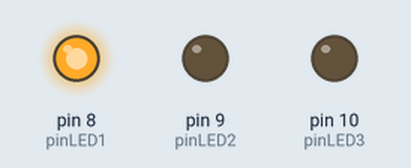
Simulated run of this sketch. Board: Arduino Uno, built with avr-gcc and run on an emulated ATmega328P. Parts: output pins drawn as LEDs (lit = HIGH).

Above: at 0.2 s.
At 0.7 s:
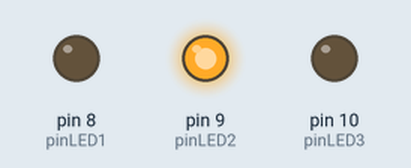
At 2.7 s:
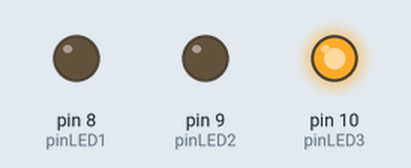
Timing chart, 0 to 3.5 s (numbered marks = the images above):
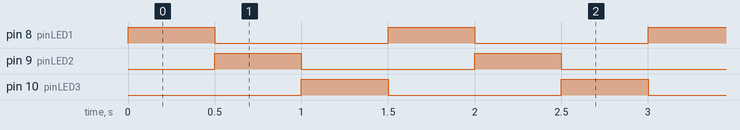

The sketch:

1-febrero.ino
```cpp
#define pinLED1 8
#define pinLED2 9
#define pinLED3 10

void setup() {

 pinMode(pinLED1, OUTPUT);
 pinMode(pinLED2, OUTPUT);
 pinMode(pinLED3, OUTPUT);

}

void loop() {

 digitalWrite(pinLED1, HIGH); // enciende
 digitalWrite(pinLED2, LOW); // apaga
 digitalWrite(pinLED3, LOW); // apaga
 delay(500);
 digitalWrite(pinLED1, LOW);
 digitalWrite(pinLED2, HIGH);
 digitalWrite(pinLED3, LOW);
 delay(500);
 digitalWrite(pinLED1, LOW);
 digitalWrite(pinLED2, LOW);
 digitalWrite(pinLED3, HIGH);
 delay(500);

}
```

Measured:
- by itself, pin 8 (pinLED1), pin 9 (pinLED2), pin 10 (pinLED3): alternates HIGH for 0.50 s and LOW for 1.0 s
- by itself, everything shown: repeats every 1.5 s, in 3 steps
